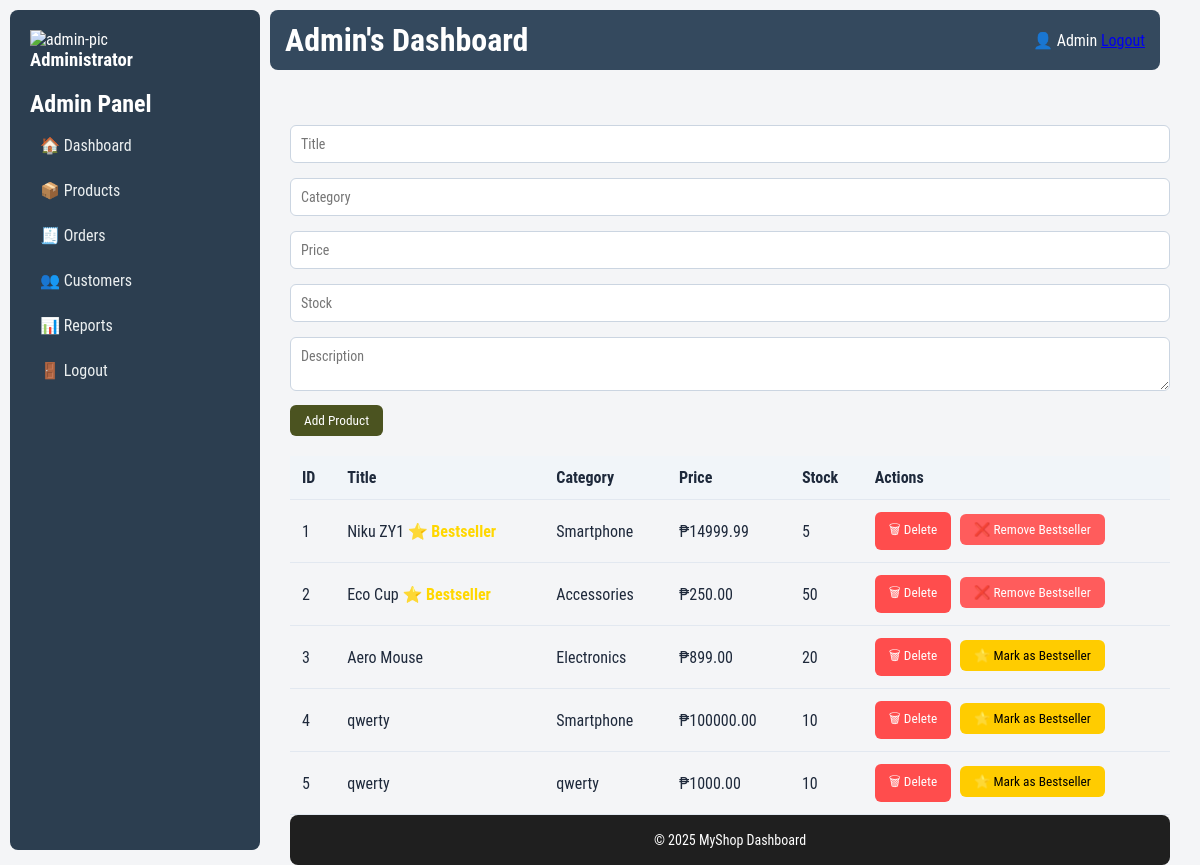
The app's page /products.php (signed in) with its own data.
### tables this page shows
CREATE TABLE `product_list` (
  `prod_id` int(11) NOT NULL,
  `prod_title` varchar(150) NOT NULL,
  `prod_category` varchar(100) NOT NULL,
  `prod_price` decimal(10,2) NOT NULL,
  `prod_stock` int(11) NOT NULL DEFAULT 0,
  `prod_desc` text DEFAULT NULL,
  `created_at` timestamp NOT NULL DEFAULT current_timestamp()
);

### products.php (the view, shortened to what this page needs)
<?php include("db_connect.php");?>
<!DOCTYPE html>
<html>
<head>
<link rel="stylesheet" href="styles.css">
</head>
<body>
<div class="parent">
  <?php include('sidebar.php'); ?>
  <?php include('header.php'); ?>
    <div class="main-content">
        <div class="form-section">
            <form method="post" action="insert_db.php">
                <input type="text" name="prod_title" placeholder="Title" required>
                <input type="text" name="prod_category" placeholder="Category" required>
                <input type="number" name="prod_price" placeholder="Price" required>
                <input type="number" name="prod_stock" placeholder="Stock" required>
                <textarea name="prod_desc" placeholder="Description"></textarea>
                <button type="submit" name="add_product">Add Product</button>
            </form>
        </div>
<div class="table-section">
    <table>
        <tr>
            <th>ID</th>
            <th>Title</th>
            <th>Category</th>
            <th>Price</th>
            <th>Stock</th>
            <th>Actions</th>
        </tr>
        <?php
        $q = mysqli_query($conn, "
            SELECT p.prod_id, p.prod_title, p.prod_category, p.prod_price, p.prod_stock,
            (SELECT COUNT(*) FROM best_sellers b WHERE b.prod_id = p.prod_id) AS is_bestseller
            FROM product_list p
        ");
        if ($q) {
            while ($r = mysqli_fetch_row($q)) {
                $isBestseller = ($r[5] > 0);
                $bestsellerTag = $isBestseller ? "<span class='bestseller-tag'>⭐ Bestseller</span>" : "";
                echo "<tr>
                        <td>$r[0]</td>
                        <td>$r[1] $bestsellerTag</td>
                        <td>$r[2]</td>
                        <td>₱$r[3]</td>
                        <td>$r[4]</td>
                        <td>
                            <form method='post' action='insert_db.php' style='display:inline;'>
                                <input type='hidden' name='prod_id' value='$r[0]'>
                                <button name='delete_product'>🗑 Delete</button>
                            </form>";
                if ($isBestseller) {
                    echo "<form method='post' action='insert_db.php' style='display:inline; margin-left:5px;'>
                            <input type='hidden' name='prod_id' value='$r[0]'>
                            <button name='remove_bestseller' style='background:#ff5c5c; color:white;'>❌ Remove Bestseller</button>
                          </form>";
                } else {
                    echo "<form method='post' action='insert_db.php' style='display:inline; margin-left:5px;'>
                            <input type='hidden' name='prod_id' value='$r[0]'>
                            <button name='mark_bestseller' style='background:#ffcc00;'>⭐ Mark as Bestseller</button>
                          </form>";
                }
                echo "</td></tr>";
            }
        } else {
            echo "<tr><td colspan='6'>⚠️ Query failed: " . mysqli_error($conn) . "</td></tr>";
        }
        ?>
    </table>
</div>
    <div class="footer">
        <p>© 2025 MyShop Dashboard</p>
    </div>
</div>
</body>
</html>

### sidebar.php (shortened to what this page needs)
<div class="sidebar">
  <img href="pic.jpg" alt="admin-pic">
  <h3>Administrator</h3>
  <h2>Admin Panel</h2>
  <a href="dashboard.php">🏠 Dashboard</a>
  <a href="products.php">📦 Products</a>
  <a href="orders.php">🧾 Orders</a>
  <a href="customers.php">👥 Customers</a>
  <a href="reports.php">📊 Reports</a>
  <a href="logout.php">🚪 Logout</a>
</div>

### header.php
<div class="header">
  <h1 style="text-size: 10px;">Admin's Dashboard</h1>
  <div class="admin-info">
    <span>👤 Admin</span>
    <a href="logout.php" class="logout-btn">Logout</a>
  </div>
</div>

### styles.css (style rules this page uses)
* { box-sizing: border-box; margin: 0; padding: 0; font-family: Poppins, "Roboto Condensed", sans-serif; }
body { background: #f4f5f7; height: 100vh; overflow-y: auto; overflow-x: hidden; }
.parent { display: grid; grid-template-columns: 250px 1fr; grid-template-rows: 80px 1fr 60px; gap: 10px; height: 100vh; padding: 10px; }
.sidebar { grid-row: 1 / 4; background-color: #2c3e50; color: white; padding: 20px; border-radius: 8px; position: sticky; top: 0; height:100%; overflow-y: auto; }
.sidebar a { display: block; color: #ecf0f1; text-decoration: none; margin: 10px 0; padding: 8px 10px; border-radius: 6px; transition: 0.3s; }
.header { background-color: #34495e; color: white; padding: 15px; height: 60px; width:100%; border-radius: 8px; text-align: left; display: flex; align-items: center; justify-content: space-between; }
.header .admin-info { text-align: right; }
.footer { grid-column: 2; grid-row: 3; background: #1f1f1f; color: white; text-align: center; border-radius: 8px; line-height: 50px; font-size: 14px; position: relative; }
table { width: 100%; border-collapse: collapse; margin-top: 20px; }
th, td { padding: 12px; border-bottom: 1px solid #e2e8f0; text-align: left; color: #1e293b; }
th { background: #f1f5f9; font-weight: 600; }
form input, form textarea, form select { width: 100%; padding: 10px; margin: 5px 0 10px; border: 1px solid #cbd5e1; border-radius: 6px; font-size: 14px; }
button, .btn { background-color: #4b5320; color: white; padding: 8px 14px; border: none; border-radius: 6px; cursor: pointer; transition: 0.3s; }
.main-content { grid-column: span 4 / span 4; grid-row-start: 2; padding: 20px; background: #f4f5f7; min-height: 85vh; }
button[name='delete_product'] { background: #ff4d4d; color: white; }
button[name='mark_bestseller'] { background: #ffd700; color: black; }
button[name='remove_bestseller'] { background: #ff6b6b; color: white; }
.bestseller-tag { color: gold; font-weight: bold; }

### products.php (style rules this page uses)
.bestseller-tag { color: gold; font-weight: bold; }

### records on screen
product_list: prod_id "1", prod_title "Niku ZY1", shows "⭐ Bestseller", prod_category "Smartphone", prod_price "14999.99", prod_stock "5"
product_list: prod_id "2", prod_title "Eco Cup", shows "⭐ Bestseller", prod_category "Accessories", prod_price "250.00", prod_stock "50"
product_list: prod_id "3", prod_title "Aero Mouse", prod_category "Electronics", prod_price "899.00", prod_stock "20"
product_list: prod_id "4", prod_title "qwerty", prod_category "Smartphone", prod_price "100000.00", prod_stock "10"
product_list: prod_id "5", prod_title "qwerty", prod_category "qwerty", prod_price "1000.00", prod_stock "10"
